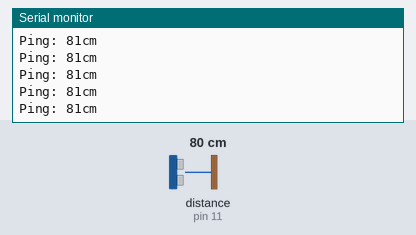
A sketch run on a simulated Arduino Uno, built with avr-gcc and run on an emulated ATmega328P. Shown: the last lines printed to the serial monitor. The inputs (shaded band) are chosen by the test bench; at power-on: distance to the obstacle (sensor on pin 11) 80 cm. The echo pulse lasts 58.3 µs per cm.

Above: at 1.2 s.
1.3 s: distance to the obstacle (sensor on pin 11) set to 2 cm
At 1.34 s:
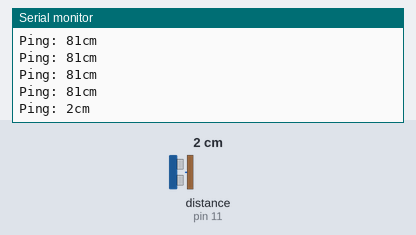
2.8 s: distance to the obstacle (sensor on pin 11) set to 60 cm
At 2.87 s:
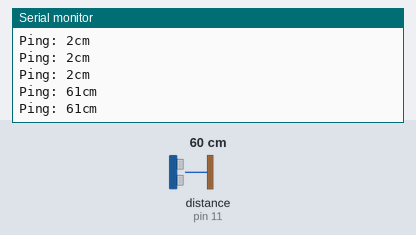
Timing chart, 0 to 5.8 s (numbered marks = the images above; inputs shaded):
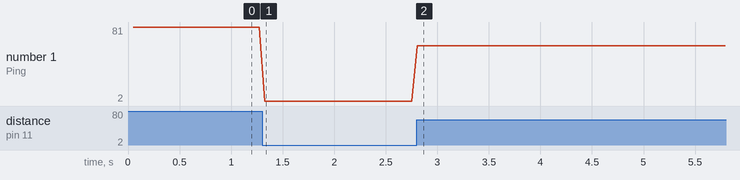

The sketch:

UltraSonic.ino
```cpp
#include <NewPing.h>

int trigger = 12;
int echo = 11;
int MAX_DISTANCE = 200;

NewPing sonar(trigger, echo, MAX_DISTANCE);

void setup()
{
  Serial.begin(9600);
}

void loop()
{
  delay(50);
  Serial.print("Ping: ");
  Serial.print(sonar.ping_cm());
  Serial.println("cm");
}
```

Measured:
- after the input at 1.3 s, the serial monitor: prints a new line at once (image 1)
- after the input at 2.8 s, the serial monitor: prints a new line at once (image 2)
- plotted number 1: 81 → 2 after the input at 1.3 s, 2 → 61 after the input at 2.8 s
